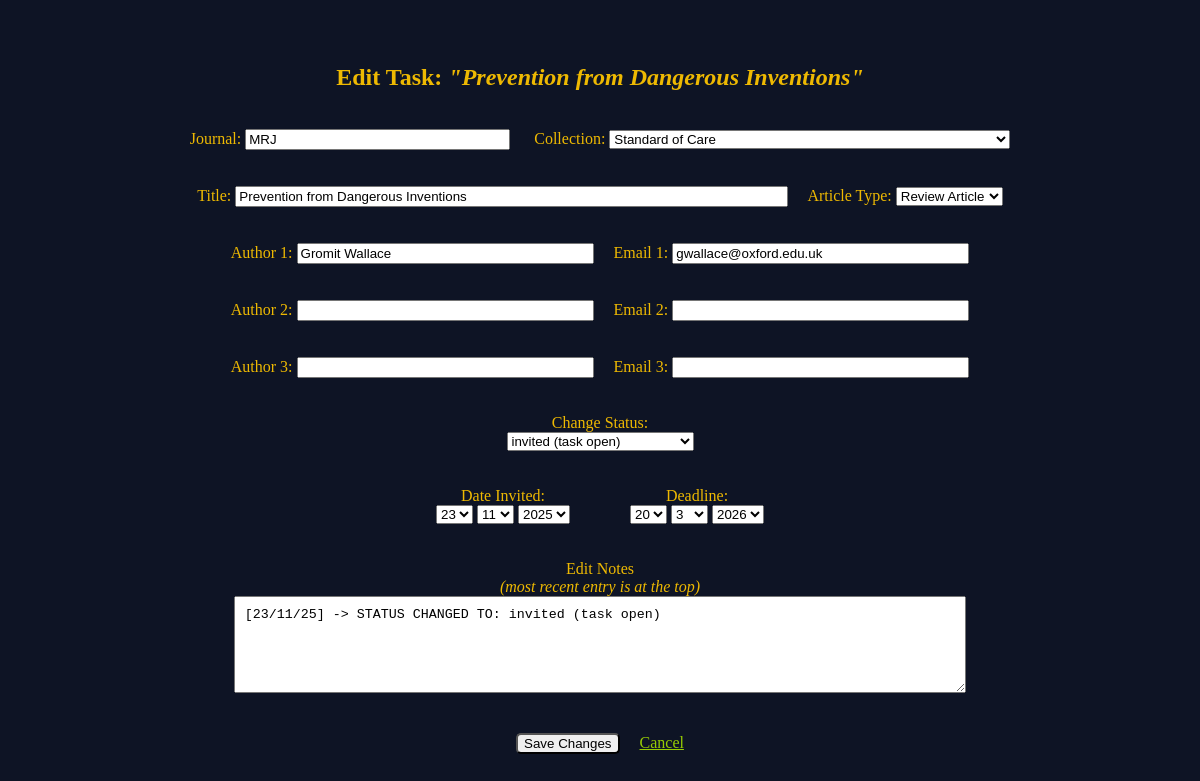
Page /edit-task/2 on the earlier database version.
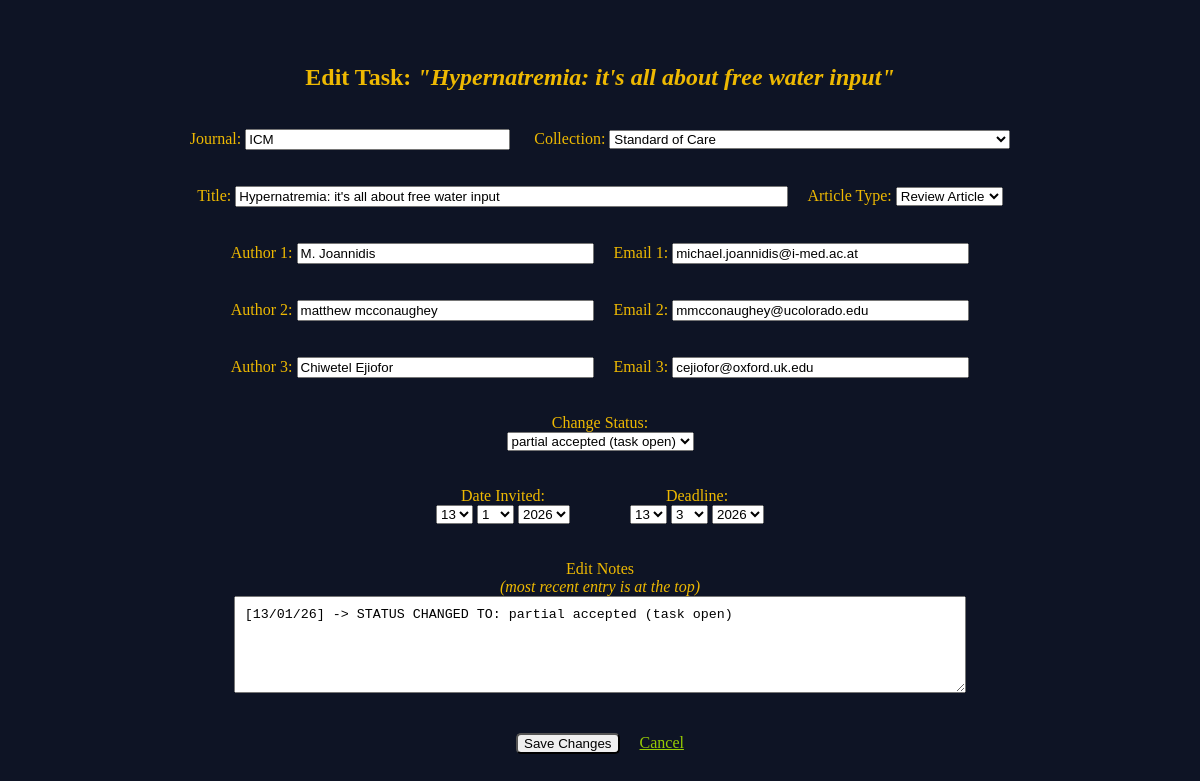
Same page on the later database version.
### app.py (models this page shows, shortened)
class Task(db.Model):
    id = db.Column(db.Integer, primary_key=True)
    journal = db.Column(db.String(100), nullable=False)
    collection = db.Column(db.String(50))
    type = db.Column(db.String(50))
    title = db.Column(db.String(120))
    deadline = db.Column(db.Date)
    author1 = db.Column(db.String(30))
    email1 = db.Column(db.String(30))
    author2 = db.Column(db.String(30))
    email2 = db.Column(db.String(30))
    author3 = db.Column(db.String(30))
    email3 = db.Column(db.String(30))
    date_invited = db.Column(db.Date)
    status = db.Column(db.String(30))
    last_change_in_notes = db.Column(db.Date)
    notes = db.Column(db.String(2500))

### app.py (the view, shortened to what this page needs)
@app.route('/edit-task/<int:task_id>', methods=['GET', 'POST'])
def edit_task(task_id):
    task = Task.query.get_or_404(task_id)
    current_year = datetime.now().year
    current_date_str = datetime.now().date().strftime('%d/%m/%y')
    date_ranges = {
        'days': list(range(1, 32)),
        'months': list(range(1, 13)),
        'invited_years': list(range(current_year-1, current_year + 3)),
        'deadline_years': list(range(current_year-1, current_year + 3))
    }
    default_date = datetime.now().date()
    date_invited = task.date_invited or default_date
    deadline = task.deadline or default_date
    return render_template('edit_task.html', task=task, date_invited=date_invited, deadline=deadline, **date_ranges)

### templates/edit_task.html (shortened to what this page needs)
{% extends 'base.html' %}
{% block body %}
<div class="content">
    <br><br>
    <h2>Edit Task: <i>"{{ task.title }}"</i></h2>
    <br>
    <form method="POST">
        <div>
            <label>Journal:</label>
            <input type="text" name="journal" maxlength="120" size='30' value="{{ task.journal }}" required>
            <label>Collection:</label>
            <select name="collection">
                <option value="Standard of Care" {% if task.collection == 'Standard of Care' %}selected{% endif %}>
                    Standard of Care
                </option>
            </select>
            <br><br><br>
            <label>Title:</label>
            <input type="text" name="title" maxlength="120" size='66' value="{{ task.title }}" required>
            <label>Article Type:</label>
            <select name="type">
                <option value="Review Article" {% if task.type == 'Review Article' %}selected{% endif %}>Review Article</option>
            </select>
            <br><br><br>
            <label>Author 1:</label>
            <input type="text" name="author1" maxlength="60" size='34' value="{{ task.author1 }}" required>
            <label>Email 1:</label>
            <input type="text" name="email1" maxlength="60" size='34' value="{{ task.email1 }}" required>
            <br><br><br>
            <label>Author 2:</label>
            <input type="text" name="author2" maxlength="60" size='34' value="{{ task.author2 }}">
            <label>Email 2:</label>
            <input type="text" name="email2" maxlength="60" size='34' value="{{ task.email2 }}">
            <br><br><br>
            <label>Author 3:</label>
            <input type="text" name="author3" maxlength="60" size='34' value="{{ task.author3 }}">
            <label>Email 3:</label>
            <input type="text" name="email3" maxlength="60" size='34' value="{{ task.email3 }}">
        </div>
        <br><br>
        <label>Change Status:</label>
        <br>
        <select name="new_status">
            <option value="invited (task open)"
            {% if task.status == 'invited (task open)' %}selected{% endif %}>invited (task open)</option>
            <option value="partial accepted (task open)"
            {% if task.status == 'partial accepted (task open)' %}selected{% endif %}>
                partial accepted (task open)
            </option>
        </select>
        <br><br><br>
        <div class="flexbox-div">
            <div>
                <label>Date Invited:</label>
                <div>
                    <select name="date_invited_day">
                        {% for day in days %}
                        <option value="{{ day }}" {% if day == date_invited.day %}selected{% endif %}>{{ day }}</option>
                        {% endfor %}
                    </select>
                    <select name="date_invited_month">
                        {% for month in months %}
                        <option value="{{ month }}" {% if month == date_invited.month %}selected{% endif %}>{{ month }}</option>
                        {% endfor %}
                    </select>
                    <select name="date_invited_year">
                        {% for year in invited_years %}
                        <option value="{{ year }}" {% if year == date_invited.year %}selected{% endif %}>{{ year }}</option>
                        {% endfor %}
                    </select>
                </div>
            </div>
            <br>
            <div>
                <label>Deadline:</label>
                <div>
                    <select name="deadline_day">
                        {% for day in days %}
                        <option value="{{ day }}" {% if day == deadline.day %}selected{% endif %}>{{ day }}</option>
                        {% endfor %}
                    </select>
                    <select name="deadline_month">
                        {% for month in months %}
                        <option value="{{ month }}" {% if month == deadline.month %}selected{% endif %}>{{ month }}</option>
                        {% endfor %}
                    </select>
                    <select name="deadline_year">
                        {% for year in deadline_years %}
                        <option value="{{ year }}" {% if year == deadline.year %}selected{% endif %}>{{ year }}</option>
                        {% endfor %}
                    </select>
                </div>
            </div>
        </div>
        <br><br>
        <label>
            Edit Notes <br><i>(most recent entry is at the top)</i>
        </label>
        <br>
        <textarea name="notes" maxlength="2500" rows="5" style="width:60%">{{ task.notes or '' }}</textarea>
        <br><br><br>
        <button type="submit" class="btn">Save Changes</button>
        <a href="{{ url_for('index') }}" class="one">Cancel</a>
    </form>
</div>
{% endblock %}

### templates/base.html (shortened to what this page needs)
<!DOCTYPE html>
<html lang="en">
<head>
    <link rel="stylesheet" href="{{url_for('static',filename='style.css')}}">
</head>
<body>
    {% block body %} {% endblock %}
</body>
</html>

### static/style.css (style rules this page uses)
body { background-color: #0e1425; color: #eeb902 }
.content { align-items: center; text-align: center; }
a.one:link { color: #97cc04; }
.btn { border-radius: 5px; }
textarea { padding: 10px; }
.flexbox-div { display: flex; justify-content: center; column-gap: 30px; }

Differences in the rows shown:
changed Task "Standard of Care": title "Prevention from Dangerous Inventions" → "Hypernatremia: it's all about free water input"; journal "MRJ" → "ICM"; author1 "Gromit Wallace" → "M. Joannidis"; email1 "gwallace@oxford.edu.uk" → "michael.joannidis@i-med.ac.at"; author2 (not shown) → "matthew mcconaughey"; email2 (not shown) → "mmcconaughey@ucolorado.edu"; author3 (not shown) → "Chiwetel Ejiofor"; email3 (not shown) → "cejiofor@oxford.uk.edu"; new_status "invited (task open)" → "partial accepted (task open)"; date_invited_day "23" → "13"; date_invited_month "11" → "1"; date_invited_year "2025" → "2026"; deadline_day "20" → "13"; notes "[23/11/25] -> STATUS CHANGED TO: invited (task open)" → "[13/01/26] -> STATUS CHANGED TO: partial accepted (task open)"
